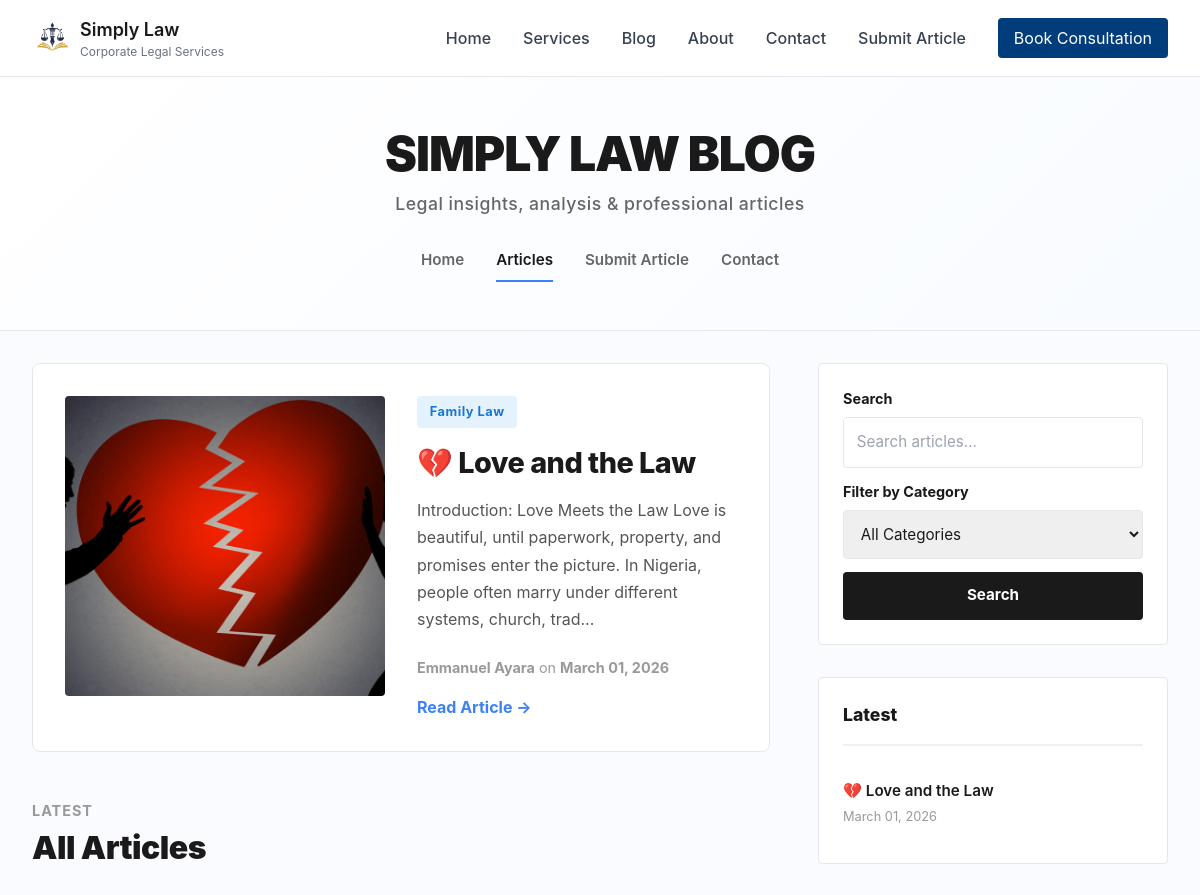
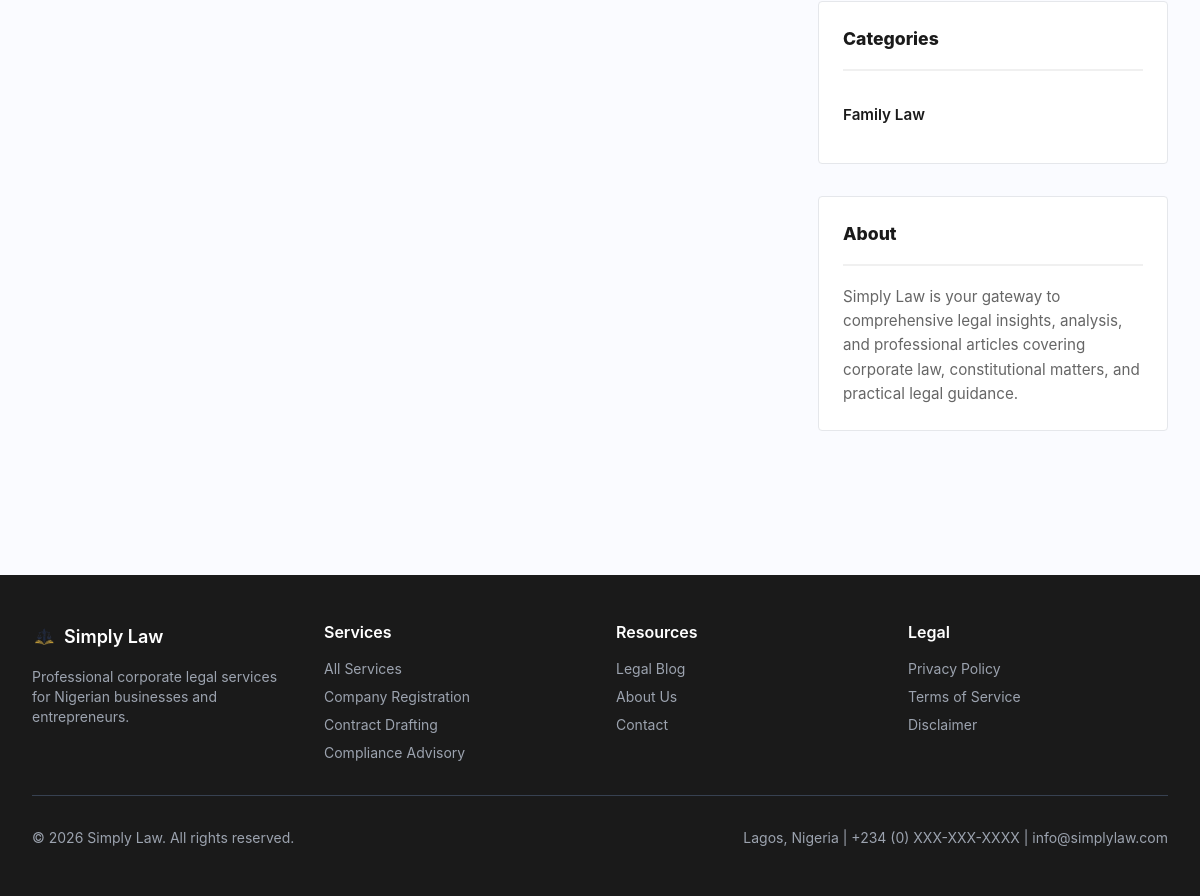
Page /blog on the committed database (2 pictures, top to bottom).
### models.py (models this page shows, shortened)
class Article(db.Model):
    id = db.Column(db.Integer, primary_key=True)
    email = db.Column(db.String(120), nullable=False)
    title = db.Column(db.String(200), nullable=False)
    content = db.Column(db.Text, nullable=False)
    author = db.Column(db.String(100), nullable=False)
    date_posted = db.Column(db.DateTime, default=datetime.utcnow, nullable=False)
    date_submitted = db.Column(db.DateTime, default=datetime.utcnow, nullable=False)
    status = db.Column(
        db.String(20),
        nullable=False,
        default='pending',
        index=True  # ✅ Frequently queried
    )
    category = db.Column(
        db.String(100),
        nullable=False,
        default='General',
        index=True  # ✅ Frequently used for filtering
    )
    likes = db.Column(db.Integer, default=0, nullable=False)
    views = db.Column(db.Integer, default=0, nullable=False)
    cover_image = db.Column(db.String(255), nullable=True)
    document_filename = db.Column(db.String(255), nullable=True)
    deleted_at = db.Column(db.DateTime, nullable=True)
    is_draft = db.Column(db.Boolean, default=False, nullable=False)
    comments = db.relationship('Comment', backref='article', lazy=True, cascade='all, delete-orphan')
    visits = db.relationship('Visit', backref='article', lazy=True, cascade='all, delete-orphan')
    __table_args__ = (
        db.Index('idx_article_status_category', 'status', 'category'),
        db.Index('idx_article_date_posted', 'date_posted'),
        db.Index('idx_article_deleted_at', 'deleted_at'),  # ✅ For soft delete queries
        db.Index('idx_article_is_draft', 'is_draft'),  # ✅ For draft queries
    )

### blueprints/public.py (the view)
@public_bp.route('/blog')
def blog():
    page = request.args.get('page', 1, type=int)
    category = request.args.get('category', '', type=str)
    per_page = 12
    query = Article.query.filter(
        Article.status == 'approved',
        Article.deleted_at.is_(None),
        Article.is_draft == False
    ).order_by(Article.date_posted.desc())
    if category:
        query = query.filter(Article.category == category)
    articles = query.paginate(page=page, per_page=per_page)
    categories = db.session.query(Article.category).filter(
        Article.status == 'approved',
        Article.deleted_at.is_(None)
    ).distinct().all()
    return render_template('pages/blog.html',
        articles=articles,
        category=category,
        categories=categories,
        page_title='Legal Articles & Insights',
        page_description='Corporate law articles, tips, and legal insights for Nigerian businesses'
    )

### templates/pages/blog.html (shortened to what this page needs)
{% extends "base.html" %}
{% block content %}
<div class="blog-wrapper">
    <div class="blog-header">
        <div style="max-width: 1400px; margin: 0 auto; padding: 0 2rem;">
            <h1 class="blog-title">SIMPLY LAW BLOG</h1>
            <p class="blog-subtitle">Legal insights, analysis & professional articles</p>
            <div class="blog-nav">
                <a href="{{ url_for('public.home') }}" class="blog-nav-item">Home</a>
                <div class="blog-nav-item active">Articles</div>
                <a href="{{ url_for('articles.submit_article') }}" class="blog-nav-item">Submit Article</a>
                <a href="{{ url_for('contact.contact') }}" class="blog-nav-item">Contact</a>
            </div>
        </div>
    </div>
    <div class="blog-container">
        <div class="main-content">
            {% if articles.items %}
                {% set featured = articles.items[0] %}
                <div class="featured-section">
                    <div class="featured-article">
                        {% if featured.cover_image %}
                            <img
                                src="{{ url_for('static', filename='uploads/' + featured.cover_image) }}"
                                alt="Featured Article"
                                class="featured-image"
                                loading="lazy"
                            >
                        {% else %}
                            <div style="background: linear-gradient(135deg, #667eea 0%, #764ba2 100%); border-radius: 4px;"></div>
                        {% endif %}
                        <div class="featured-content">
                            <div>
                                <div class="featured-tag">{{ featured.category }}</div>
                                <h2 class="featured-title">{{ featured.title }}</h2>
                                <p class="featured-text">{{ featured.content[:180] }}{% if featured.content|length > 180 %}...{% endif %}</p>
                            </div>
                            <div>
                                <p class="featured-meta">
                                    <strong>{{ featured.author }}</strong> on
                                    <strong>{{ featured.date_posted.strftime('%B %d, %Y') }}</strong>
                                </p>
                                <a href="{{ url_for('articles.read_more', article_id=featured.id) }}"
                                   style="color: #3b82f6; font-weight: 700; text-decoration: none; display: inline-block; margin-top: 1rem;">
                                    Read Article →
                                </a>
                            </div>
                        </div>
                    </div>
                </div>
                <div class="articles-section">
                    <div class="section-label">Latest</div>
                    <h2 class="section-title">All Articles</h2>
                </div>
            {% else %}
                <div class="empty-state">
                    <div class="empty-icon">📄</div>
                    <p class="empty-text">No articles yet. Check back soon for legal insights and analysis!</p>
                </div>
            {% endif %}
        </div>
        <aside class="blog-sidebar">
            <div class="search-section">
                <form method="get" action="{{ url_for('public.blog') }}" style="display: flex; flex-direction: column;">
                    <label style="font-size: 0.9rem; font-weight: 700; margin-bottom: 0.5rem; color: #1a1a1a;">Search</label>
                    <input
                        type="text"
                        name="search"
                        class="search-input"
                        placeholder="Search articles..."
                        style="margin-bottom: 0.8rem;"
                    >
                    <label style="font-size: 0.9rem; font-weight: 700; margin-bottom: 0.5rem; color: #1a1a1a;">Filter by Category</label>
                    <select name="category" class="category-filter">
                        <option value="">All Categories</option>
                    </select>
                    <button type="submit" class="search-btn">Search</button>
                </form>
            </div>
            {% set latest_articles = articles.items[:4] if articles.items else [] %}
            {% if latest_articles %}
                <div class="sidebar-section">
                    <div class="sidebar-title">Latest</div>
                    {% for article in latest_articles %}
                        <div class="latest-item">
                            <a href="{{ url_for('articles.read_more', article_id=article.id) }}">
                                {{ article.title[:45] }}{% if article.title|length > 45 %}...{% endif %}
                            </a>
                            <span class="latest-date">{{ article.date_posted.strftime('%B %d, %Y') }}</span>
                        </div>
                    {% endfor %}
                </div>
            {% endif %}
            {% if categories %}
                <div class="sidebar-section">
                    <div class="sidebar-title">Categories</div>
                    {% for cat in categories %}
                        <div class="latest-item">
                            <a href="{{ url_for('public.blog', category=cat[0]) }}">
                                {{ cat[0] }}
                            </a>
                        </div>
                    {% endfor %}
                </div>
            {% endif %}
            <div class="sidebar-section">
                <div class="sidebar-title">About</div>
                <p style="font-size: 0.95rem; color: #666; line-height: 1.6; margin: 0;">
                    Simply Law is your gateway to comprehensive legal insights, analysis, and professional articles covering corporate law, constitutional matters, and practical legal guidance.
                </p>
            </div>
        </aside>
    </div>
</div>
{% endblock %}

### templates/base.html (style rules this page uses)
* { margin: 0; padding: 0; box-sizing: border-box; }
html { scroll-behavior: smooth; }
body { font-family: 'Inter', system-ui, -apple-system, sans-serif; background-color: #fafaf8; color: #1a1a1a; line-height: 1.6; }
a { transition: color 0.3s ease; }
button, .btn { transition: all 0.2s ease; }
.page-container { min-height: 100vh; display: flex; flex-direction: column; }
h1, h2, h3, h4, h5, h6 { font-weight: 700; line-height: 1.2; margin-bottom: 0.5rem; }
h1 { font-size: 2.5rem; }
h2 { font-size: 2rem; }
button, a[class*="btn"], input, select, textarea { transition: all 0.2s ease; }

### templates/pages/blog.html (style rules this page uses)
* { box-sizing: border-box; }
body { background-color: #fafbff; }
.blog-wrapper { background: #fafbff; min-height: 100vh; }
.blog-header { background: linear-gradient(135deg, #ffffff 0%, #f8fbff 100%); padding: 3rem 0; border-bottom: 1px solid #e5e7eb; margin-bottom: 0; }
.blog-title { font-size: 3rem; font-weight: 900; color: #1a1a1a; margin: 0; letter-spacing: -1px; text-align: center; }
.blog-subtitle { font-size: 1.1rem; color: #666; text-align: center; margin-top: 0.5rem; font-weight: 500; letter-spacing: 0.5px; }
.blog-nav { display: flex; gap: 2rem; justify-content: center; margin-top: 1.5rem; flex-wrap: wrap; }
.blog-nav-item { font-size: 0.95rem; font-weight: 600; color: #666; cursor: pointer; padding: 0.5rem 0; border-bottom: 2px solid transparent; transition: all 0.3s ease; }
.blog-nav-item:hover, .blog-nav-item.active { color: #1a1a1a; border-bottom-color: #3b82f6; }
.blog-container { max-width: 1400px; margin: 0 auto; padding: 2rem; display: grid; grid-template-columns: 1fr 350px; gap: 3rem; }
.featured-section { margin-bottom: 3rem; }
.featured-article { display: grid; grid-template-columns: 1fr 1fr; gap: 2rem; background: white; padding: 2rem; border-radius: 8px; border: 1px solid #e5e7eb; transition: all 0.3s ease; animation: fadeIn 0.8s ease-out; }
.featured-image { width: 100%; height: 300px; object-fit: cover; border-radius: 4px; transition: transform 0.4s ease; }
.featured-content { display: flex; flex-direction: column; justify-content: space-between; }
.featured-tag { display: inline-block; background: #e3f2fd; color: #1976d2; padding: 0.4rem 0.8rem; border-radius: 4px; font-size: 0.8rem; font-weight: 700; margin-bottom: 1rem; width: fit-content; letter-spacing: 0.5px; }
.featured-title { font-size: 1.8rem; font-weight: 800; color: #1a1a1a; margin: 0 0 1rem 0; line-height: 1.3; letter-spacing: -0.5px; }
.featured-text { font-size: 1rem; line-height: 1.7; color: #555; margin-bottom: 1.5rem; }
.featured-meta { font-size: 0.9rem; color: #999; margin-top: auto; }
.articles-section { margin-bottom: 3rem; }
.section-label { font-size: 0.9rem; font-weight: 700; color: #999; text-transform: uppercase; letter-spacing: 1px; margin-bottom: 0.5rem; }
.section-title { font-size: 2rem; font-weight: 900; color: #1a1a1a; margin: 0 0 2rem 0; letter-spacing: -0.5px; }
.blog-sidebar { position: sticky; top: 100px; height: fit-content; }
.sidebar-section { background: white; border: 1px solid #e5e7eb; border-radius: 4px; padding: 1.5rem; margin-bottom: 2rem; animation: fadeIn 0.8s ease-out; }
.sidebar-title { font-size: 1.1rem; font-weight: 800; color: #1a1a1a; margin: 0 0 1.2rem 0; padding-bottom: 1rem; border-bottom: 2px solid #f0f0f0; }
.latest-item { padding: 0.8rem 0; border-bottom: 1px solid #f0f0f0; transition: all 0.2s ease; }
.latest-item:last-child { border-bottom: none; }
.latest-item a { color: #1a1a1a; text-decoration: none; font-weight: 600; font-size: 0.95rem; line-height: 1.4; transition: color 0.2s ease; }
.latest-date { font-size: 0.8rem; color: #999; display: block; margin-top: 0.3rem; }
.search-section { background: white; border: 1px solid #e5e7eb; border-radius: 4px; padding: 1.5rem; margin-bottom: 2rem; }
.search-input { width: 100%; padding: 0.8rem; border: 1px solid #e5e7eb; border-radius: 4px; font-size: 0.95rem; margin-bottom: 0.8rem; font-family: inherit; }
.category-filter { width: 100%; padding: 0.8rem; border: 1px solid #e5e7eb; border-radius: 4px; font-size: 0.95rem; font-family: inherit; cursor: pointer; margin-bottom: 0.8rem; }
.search-btn { width: 100%; padding: 0.8rem; background: #1a1a1a; color: white; border: none; border-radius: 4px; font-weight: 700; font-size: 0.95rem; cursor: pointer; transition: all 0.2s ease; }

### rows in the picture
Article: cover_image (picture), category "Family Law", title "💔 Love and the Law", content "Introduction: Love Meets the Law Love is beautiful, until paperwork, property, and promises enter the picture. In Nigeria, people often marry under different systems, church, trad", author "Emmanuel Ayara", date_posted "March 01, 2026"

### other values in the picture
{{ cat[0] }} "Family Law"
